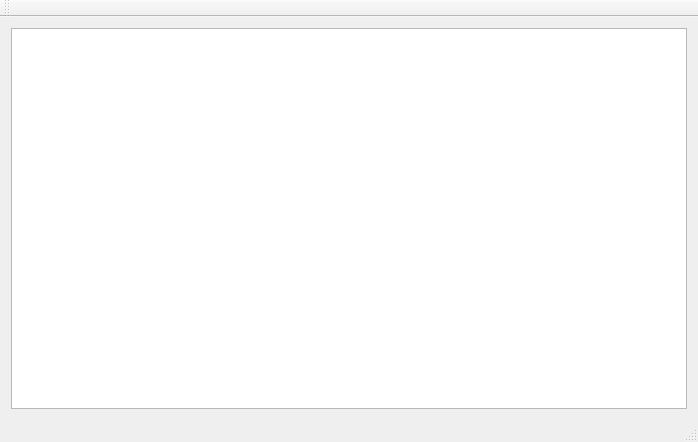
<?xml version="1.0" encoding="UTF-8"?>
<ui version="4.0">
 <class>MainWindow</class>
 <widget class="QMainWindow" name="MainWindow">
  <property name="geometry">
   <rect>
    <x>0</x>
    <y>0</y>
    <width>698</width>
    <height>442</height>
   </rect>
  </property>
  <property name="windowTitle">
   <string>MainWindow</string>
  </property>
  <widget class="QWidget" name="centralWidget">
   <layout class="QVBoxLayout" name="verticalLayout">
    <item>
     <widget class="QListWidget" name="listWidget"/>
    </item>
   </layout>
  </widget>
  <widget class="QMenuBar" name="menuBar">
   <property name="geometry">
    <rect>
     <x>0</x>
     <y>0</y>
     <width>698</width>
     <height>22</height>
    </rect>
   </property>
  </widget>
  <widget class="QToolBar" name="mainToolBar">
   <attribute name="toolBarArea">
    <enum>TopToolBarArea</enum>
   </attribute>
   <attribute name="toolBarBreak">
    <bool>false</bool>
   </attribute>
  </widget>
  <widget class="QStatusBar" name="statusBar"/>
 </widget>
 <layoutdefault spacing="6" margin="11"/>
 <resources/>
 <connections/>
</ui>
